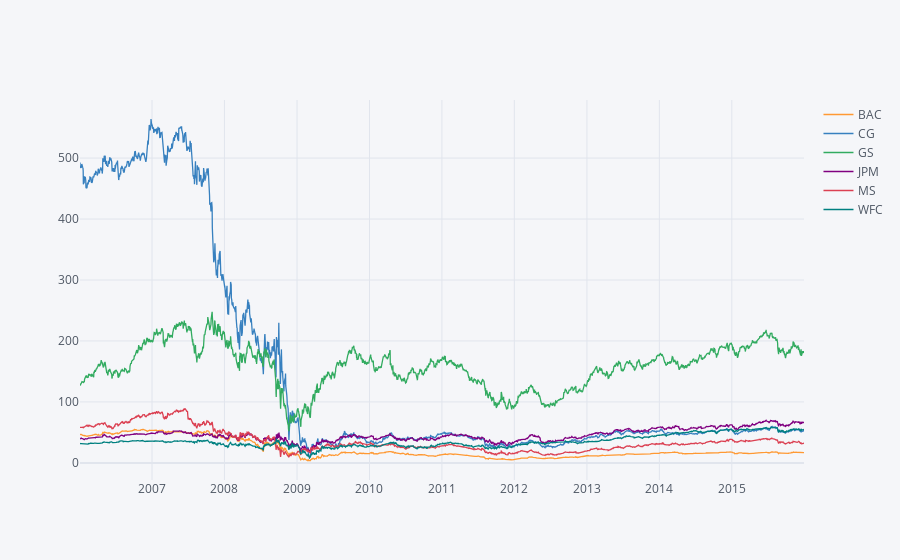

The cell this chart's notebook holds for it:
### Markdown cell above
**Create a line plot showing Close price for each bank for the entire index of time.**

### Code cell
bank_stocks.xs(key='Close',axis=1,level='Stock Info').iplot()

### Figure 1 — Plotly figure (JSON) as saved in the notebook; plotly's stock layout.template omitted (floating-point values rounded to 4 significant figures; data arrays with more than 128 entries replaced by an {"elided": "..."} marker saying what was removed)
{"data": [{"line": {"color": "rgba(255, 153, 51, 1.0)", "dash": "solid", "shape": "linear", "width": 1.3}, "mode": "lines", "name": "BAC", "text": "", "type": "scatter", "x": {"elided": "2517 str values"}, "y": {"elided": "2517 float values"}}, {"line": {"color": "rgba(55, 128, 191, 1.0)", "dash": "solid", "shape": "linear", "width": 1.3}, "mode": "lines", "name": "CG", "text": "", "type": "scatter", "x": {"elided": "2517 str values"}, "y": {"elided": "2517 float values"}}, {"line": {"color": "rgba(50, 171, 96, 1.0)", "dash": "solid", "shape": "linear", "width": 1.3}, "mode": "lines", "name": "GS", "text": "", "type": "scatter", "x": {"elided": "2517 str values"}, "y": {"elided": "2517 float values"}}, {"line": {"color": "rgba(128, 0, 128, 1.0)", "dash": "solid", "shape": "linear", "width": 1.3}, "mode": "lines", "name": "JPM", "text": "", "type": "scatter", "x": {"elided": "2517 str values"}, "y": {"elided": "2517 float values"}}, {"line": {"color": "rgba(219, 64, 82, 1.0)", "dash": "solid", "shape": "linear", "width": 1.3}, "mode": "lines", "name": "MS", "text": "", "type": "scatter", "x": {"elided": "2517 str values"}, "y": {"elided": "2517 float values"}}, {"line": {"color": "rgba(0, 128, 128, 1.0)", "dash": "solid", "shape": "linear", "width": 1.3}, "mode": "lines", "name": "WFC", "text": "", "type": "scatter", "x": {"elided": "2517 str values"}, "y": {"elided": "2517 float values"}}], "layout": {"legend": {"bgcolor": "#F5F6F9", "font": {"color": "#4D5663"}}, "paper_bgcolor": "#F5F6F9", "plot_bgcolor": "#F5F6F9", "title": {"font": {"color": "#4D5663"}}, "xaxis": {"gridcolor": "#E1E5ED", "showgrid": true, "tickfont": {"color": "#4D5663"}, "title": {"font": {"color": "#4D5663"}, "text": ""}, "zerolinecolor": "#E1E5ED"}, "yaxis": {"gridcolor": "#E1E5ED", "showgrid": true, "tickfont": {"color": "#4D5663"}, "title": {"font": {"color": "#4D5663"}, "text": ""}, "zerolinecolor": "#E1E5ED"}}}
